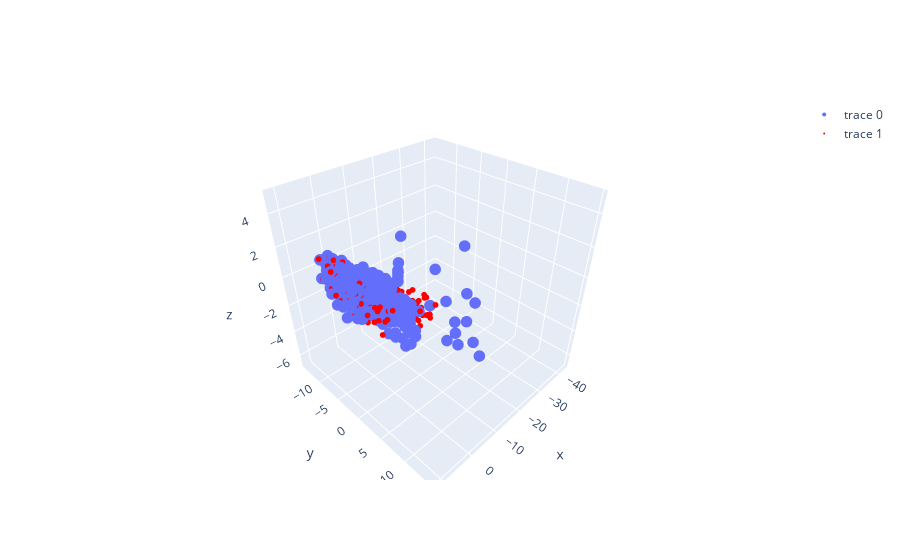

Write notebook code for a chart like this one.
### Code cell
gt_world_data = data.get_world_data()
triangulated_points = vo.get_map()

matches = data_association_on_appearance(triangulated_points, gt_world_data)
triangulated_points = matches['points_1']
gt_world_points = matches['points_2']

for i in range(len(triangulated_points)):
    point_1 = matches['points_1'][i]
    point_1 = camera.get_camera_transform() @ np.append(point_1, 1)
    point_1 = point_1[:3] / point_1[3]
    point_2 = matches['points_2'][i]

    distance = np.linalg.norm(point_1 - point_2)
    print(f'Distance between point {i}: {np.round(distance, 2)}')


triangulated_points_hom = [np.append(point, 1) for point in triangulated_points]
triangulated_points_world = camera.get_camera_transform() @ np.array(triangulated_points_hom).T


x_coords = [point[0]*0.208 for point in triangulated_points_world.T]  
y_coords = [point[1]*0.208 for point in triangulated_points_world.T]
z_coords = [point[2]*0.208 for point in triangulated_points_world.T]

fig = go.Figure()
fig.add_trace(go.Scatter3d(x=x_coords, y=y_coords, z=z_coords, mode='markers', marker=dict(size=4)))

x_coords_gt = [point[0] for point in gt_world_points]
y_coords_gt = [point[1] for point in gt_world_points]
z_coords_gt = [point[2] for point in gt_world_points]

fig.add_trace(go.Scatter3d(x=x_coords_gt, y=y_coords_gt, z=z_coords_gt, mode='markers', marker=dict(size=2, color='red')))

fig.show()

### Figure 1 — Plotly figure (JSON) as saved in the notebook; plotly's stock layout.template omitted (floating-point values rounded to 4 significant figures; data arrays with more than 128 entries replaced by an {"elided": "..."} marker saying what was removed)
{"data": [{"marker": {"size": 4}, "mode": "markers", "type": "scatter3d", "x": {"elided": "300 float values"}, "y": {"elided": "300 float values"}, "z": {"elided": "300 float values"}}, {"marker": {"color": "red", "size": 2}, "mode": "markers", "type": "scatter3d", "x": {"elided": "300 float values"}, "y": {"elided": "300 float values"}, "z": {"elided": "300 float values"}}], "layout": {}}
